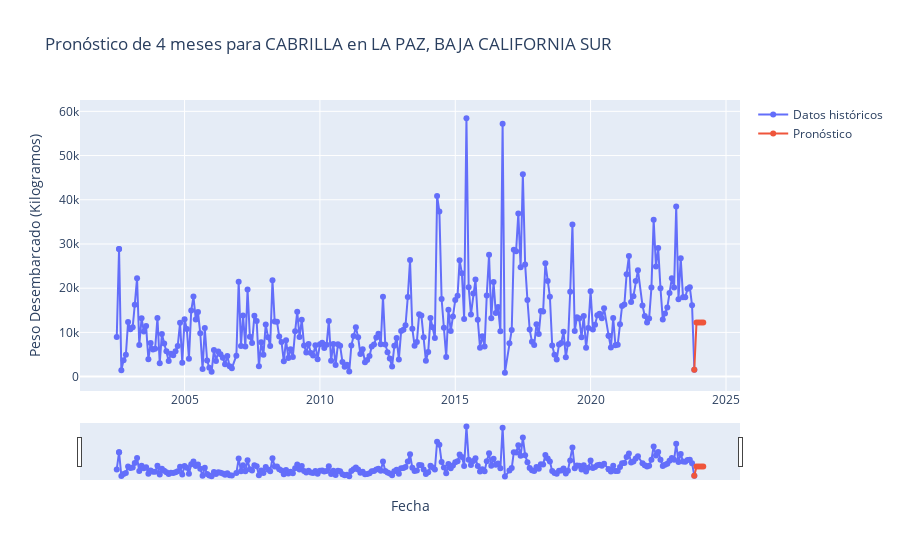

The notebook cell this image was saved under:
### Code cell
from forecast_pipeline import ejecutar_pronostico

# Configura los parámetros según necesites
ejecutar_pronostico('aggregated_data4.csv', 'mi_modelo.h5', 'CABRILLA', 'BAJA CALIFORNIA SUR', 'LA PAZ', 4)

### Figure 1 — Plotly figure (JSON) as saved in the notebook; plotly's stock layout.template omitted (floating-point values rounded to 4 significant figures; data arrays with more than 128 entries replaced by an {"elided": "..."} marker saying what was removed)
{"data": [{"mode": "lines+markers", "name": "Datos históricos", "type": "scatter", "x": {"elided": "255 str values"}, "y": {"elided": "255 float values"}}, {"mode": "lines+markers", "name": "Pronóstico", "type": "scatter", "x": ["2023-10-31T00:00:00", "2023-11-30T00:00:00", "2023-12-31T00:00:00", "2024-01-31T00:00:00", "2024-02-29T00:00:00"], "y": [1566, 12250.0, 12250.0, 12250.0, 12250.0]}], "layout": {"title": {"text": "Pronóstico de 4 meses para CABRILLA en LA PAZ, BAJA CALIFORNIA SUR"}, "xaxis": {"rangeslider": {"visible": true}, "title": {"text": "Fecha"}}, "yaxis": {"title": {"text": "Peso Desembarcado (Kilogramos)"}}}}
